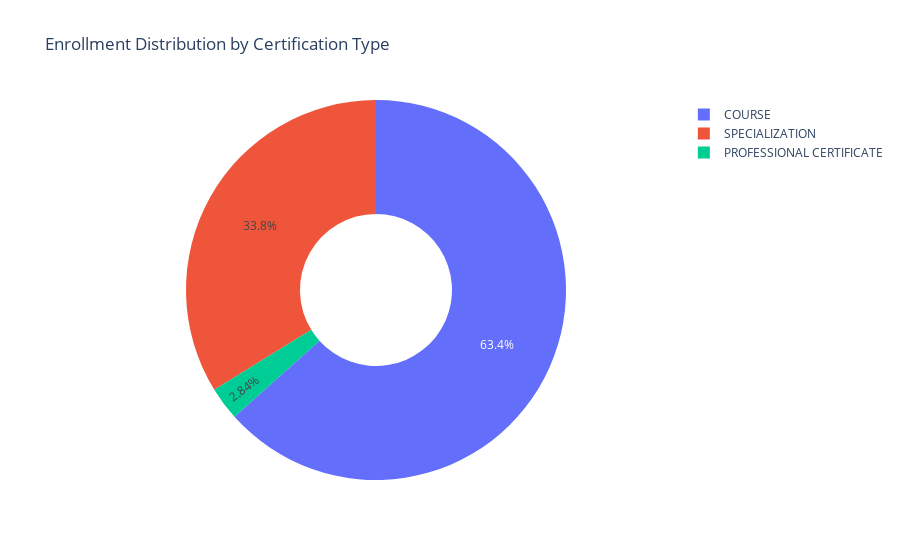

Notebook code cell kept with this figure:
### Markdown cell above
### Certification Type and Course Enrollments

### Code cell
certification_data = df.groupby('course_Certificate_type').agg( 
    num_of_students=('course_students_enrolled', 'sum'),
    avg_rating=('course_rating', 'mean')
).reset_index() # Group by certification type, calculating both total enrollments and average ratings


fig = px.pie(
    certification_data, 
    names='course_Certificate_type', 
    values='num_of_students', 
    title="Enrollment Distribution by Certification Type", 
    hole=0.4  # hole=0.4 makes it a donut
)

# Customize hover text to include average rating
fig.update_traces(
    hovertemplate="<b>%{label}</b><br>Total Enrollments: %{value}<br>Average Rating: %{customdata[0]:.2f}",
    customdata=certification_data[['avg_rating']]  # Pass average rating as custom data
)

fig.show()

### Figure 1 — Plotly figure (JSON) as saved in the notebook; plotly's stock layout.template omitted (floating-point values rounded to 4 significant figures)
{"data": [{"customdata": [[4.707], [4.7], [4.618]], "domain": {"x": [0, 1], "y": [0, 1]}, "hole": 0.4, "hovertemplate": "<b>%{label}</b><br>Total Enrollments: %{value}<br>Average Rating: %{customdata[0]:.2f}", "labels": ["COURSE", "PROFESSIONAL CERTIFICATE", "SPECIALIZATION"], "legendgroup": "", "name": "", "showlegend": true, "type": "pie", "values": [51131300, 2288400, 27262200]}], "layout": {"legend": {"tracegroupgap": 0}, "title": {"text": "Enrollment Distribution by Certification Type"}}}
